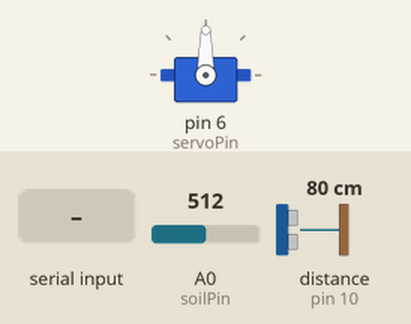
Simulated run of this sketch. Board: Arduino Uno, built with avr-gcc and run on an emulated ATmega328P. Parts: servo. Wiring (inferred from the names in the program): ultrasonic range finder: trigger pin 9; echo pin 10. The test bench sets the inputs (shaded band); at power-on: distance to the obstacle (sensor on pin 10) 80 cm, A0 (soilPin) = 512. The echo pulse lasts 58.3 µs per cm; what the sketch prints to the serial monitor is not drawn.

Above: at 1.5 s.
1.6 s: distance to the obstacle (sensor on pin 10) set to 8 cm
4.6 s: distance to the obstacle (sensor on pin 10) set to 5 cm
7.6 s: "CMD:OPEN_INORGANIC\n" received over Serial
At 9.5 s:
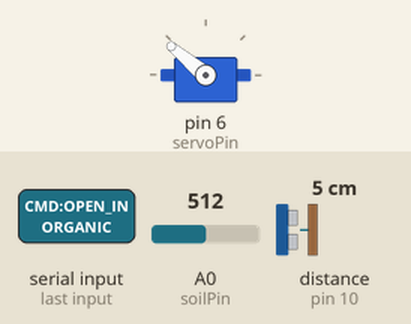
10.6 s: "CMD:OPEN_ORGANIC\n" received over Serial
At 10.85 s:
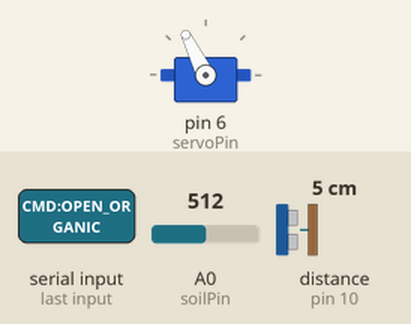
At 13.1 s:
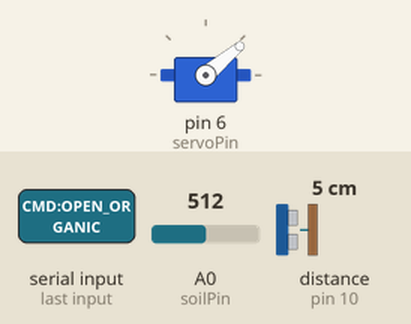
13.6 s: "CMD:CLOSE\n" received over Serial
At 13.77 s:
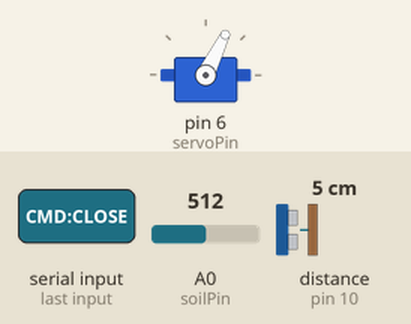
16.6 s: A0 (soilPin) set to 140
Timing chart, 0 to 20.6 s (numbered marks = the images above; inputs shaded):
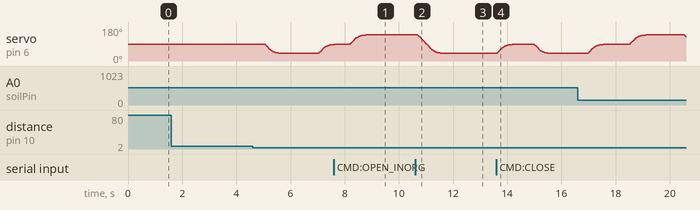

Measured:
- after the input at 1.6 s, every drawn part: stays the same
- after the input at 10.6 s, servo on pin 6 (servoPin): moves from 140° to 40° over 1.0 s, starting after 0.10 s
- after the input at 13.6 s, servo on pin 6 (servoPin): rises from 40° to 90° in 0.78 s, then falls to 40° in 1.3 s

The sketch:

smart_waste.ino
```cpp
#include <Servo.h>
#include <ArduinoJson.h>

// PIN
const int trigPin = 9;
const int echoPin = 10;
const int soilPin = A0;
const int servoPin = 6;

// SISTEM BARU (SIMPLE & TEGAS)
int thresholdBasah = 150;          // 🔥 batas utama
int thresholdDeteksiObjek = 80;    // trigger awal
int thresholdDelta = 20;           // perubahan minimal

const char* deviceCode = "ARDUINO-01";

Servo myServo;

bool waitingSoilTrigger = false;
bool isManualMode = false; // Flag mode pintu dikontrol web

unsigned long triggerTime = 0;
int baseSoil = 0;

// Variabel Simulasi Kapasitas
int simOrganic = 0;
int simInorganic = 0;

// POSISI
int posStandby   = 90;
int posOrganic   = 40;
int posInorganic = 140;

float currentPos = 90;

/*
 * BACA SOIL LEBIH STABIL
 */
int readSoilSmooth() {
  int total = 0;
  for (int i = 0; i < 5; i++) {
    total += analogRead(soilPin);
    delay(3);
  }
  return total / 5;
}

/*
 * SETUP
 */
void setup() {
  Serial.begin(9600);

  pinMode(trigPin, OUTPUT);
  pinMode(echoPin, INPUT);

  myServo.attach(servoPin, 500, 2400);
  myServo.write(posStandby);
  delay(300);
  myServo.detach();

  Serial.println("=== SMART BIN READY (SIMPLE MODE) ===");
}

/*
 * GERAK HALUS
 */
void smoothMove(int targetPos) {
  myServo.attach(servoPin, 500, 2400);

  float pos = currentPos;

  while (abs(pos - targetPos) > 0.5) {
    float speed = (targetPos - pos) * 0.12;

    if (speed > 3) speed = 3;
    if (speed < -3) speed = -3;

    pos += speed;
    myServo.write((int)pos);
    delay(20);
  }

  myServo.write(targetPos);
  currentPos = targetPos;

  delay(200);
  myServo.detach();
}

/*
 * LOOP
 */
void loop() {
  // ================= 0. CEK PERINTAH WEBSITE =================
  if (Serial.available() > 0) {
    String cmd = Serial.readStringUntil('\n');
    cmd.trim();

    if (cmd == "CMD:OPEN_ORGANIC") {
      isManualMode = true;
      waitingSoilTrigger = false;
      Serial.println("[INFO] OVERRIDE: Pintu Organik DIBUKA");
      smoothMove(posOrganic);
    } else if (cmd == "CMD:OPEN_INORGANIC") {
      isManualMode = true;
      waitingSoilTrigger = false;
      Serial.println("[INFO] OVERRIDE: Pintu Anorganik DIBUKA");
      smoothMove(posInorganic);
    } else if (cmd == "CMD:CLOSE") {
      isManualMode = false;
      Serial.println("[INFO] AUTO MODE: Pintu DITUTUP");
      smoothMove(posStandby);
    }
  }

  // Jika sedang mode manual, jangan baca sensor (bypass)
  if (isManualMode) {
    delay(100);
    return;
  }

  // ================= ULTRASONIC =================
  digitalWrite(trigPin, LOW);
  delayMicroseconds(2);
  digitalWrite(trigPin, HIGH);
  delayMicroseconds(10);
  digitalWrite(trigPin, LOW);

  long duration = pulseIn(echoPin, HIGH);
  int distance = duration * 0.034 / 2;

  Serial.print("[ULTRA] Distance: ");
  Serial.println(distance);

  // DETEKSI OBJEK MASUK
  if (distance > 1 && distance < 6 && !waitingSoilTrigger) {
    Serial.println(">> OBJEK MASUK");

    waitingSoilTrigger = true;
    triggerTime = millis();

    baseSoil = readSoilSmooth();

    Serial.print(">> BASE SOIL: ");
    Serial.println(baseSoil);
  }

  // ================= SOIL MONITOR =================
  if (waitingSoilTrigger) {

    int soilNow = readSoilSmooth();
    int delta = abs(soilNow - baseSoil);

    Serial.print("[SOIL] ");
    Serial.print(soilNow);
    Serial.print(" | DELTA: ");
    Serial.println(delta);

    // 🔥 TRIGGER (sensitif)
    if (soilNow > thresholdDeteksiObjek || delta > thresholdDelta) {

      Serial.println(">> SOIL TERPICU");

      waitingSoilTrigger = false;

      // SAMPLING FINAL
      long total = 0;
      for (int i = 0; i < 10; i++) {
        total += readSoilSmooth();
        delay(20);
      }

      int rataSoil = total / 10;

      Serial.print(">> RATA SOIL: ");
      Serial.println(rataSoil);

      String wasteType;

      // 🔥 LOGIKA BARU (SIMPLE)
      if (rataSoil >= thresholdBasah) {
        wasteType = "ORGANIC";
        Serial.println(">> HASIL: BASAH / ORGANIC");
        simOrganic = min(100, simOrganic + 5);
        smoothMove(posOrganic);
      } else {
        wasteType = "INORGANIC";
        Serial.println(">> HASIL: KERING / INORGANIC");
        simInorganic = min(100, simInorganic + 5);
        smoothMove(posInorganic);
      }

      delay(1000);
      smoothMove(posStandby);

      sendJsonData(wasteType, rataSoil);
    }

    // TIMEOUT
    if (millis() - triggerTime > 3000) {
      Serial.println(">> TIMEOUT (SOIL TIDAK AKTIF)");
      waitingSoilTrigger = false;
    }
  }

  delay(80);
}

/*
 * JSON
 */
void sendJsonData(String type, int moisture) {
  StaticJsonDocument<128> doc;

  doc["deviceCode"] = deviceCode;
  doc["wasteType"] = type;
  doc["moistureValue"] = moisture;

  // Gunakan variabel simulasi agar dashboard terlihat akurat/bergerak
  doc["organicLevel"] = simOrganic;
  doc["inorganicLevel"] = simInorganic;

  Serial.print("DATA_START:");
  serializeJson(doc, Serial);
  Serial.println(":DATA_END");
}
```
